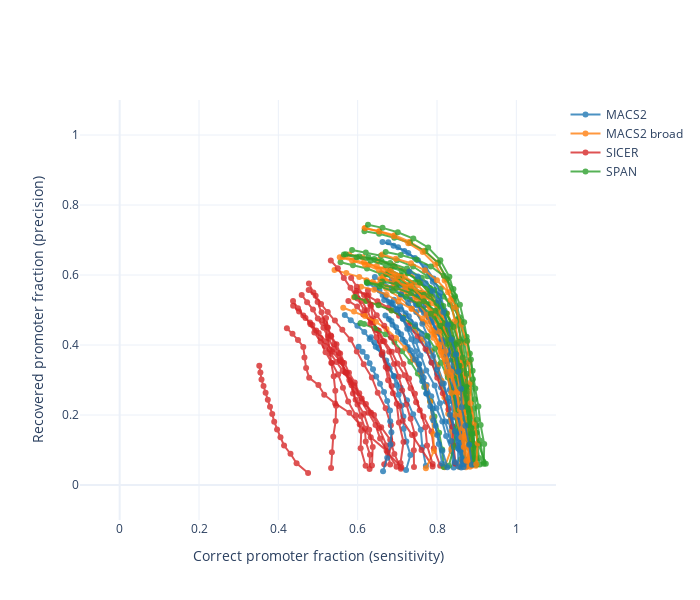

Source (notebook cell):
### Code cell
print('ENCODE')
plot_top(encode_cpf_df)
